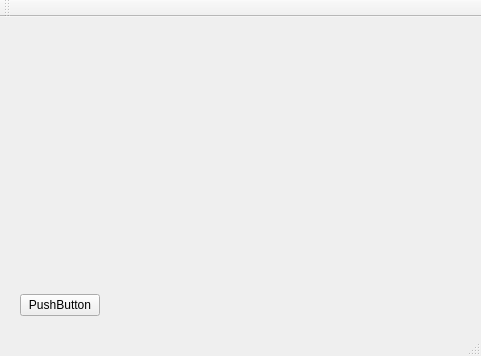
<?xml version="1.0" encoding="UTF-8"?>
<ui version="4.0">
 <class>MainWindow</class>
 <widget class="QMainWindow" name="MainWindow">
  <property name="geometry">
   <rect>
    <x>0</x>
    <y>0</y>
    <width>481</width>
    <height>356</height>
   </rect>
  </property>
  <property name="windowTitle">
   <string>MainWindow</string>
  </property>
  <widget class="QWidget" name="centralWidget">
   <property name="sizePolicy">
    <sizepolicy hsizetype="Preferred" vsizetype="Preferred">
     <horstretch>0</horstretch>
     <verstretch>0</verstretch>
    </sizepolicy>
   </property>
   <widget class="QWidget" name="layoutWidget">
    <property name="geometry">
     <rect>
      <x>9</x>
      <y>9</y>
      <width>461</width>
      <height>301</height>
     </rect>
    </property>
    <layout class="QVBoxLayout" name="verticalLayout">
     <item>
      <widget class="QLabel" name="label_2">
       <property name="text">
        <string/>
       </property>
      </widget>
     </item>
     <item>
      <spacer name="verticalSpacer">
       <property name="orientation">
        <enum>Qt::Vertical</enum>
       </property>
       <property name="sizeHint" stdset="0">
        <size>
         <width>20</width>
         <height>40</height>
        </size>
       </property>
      </spacer>
     </item>
     <item>
      <layout class="QHBoxLayout" name="horizontalLayout_2">
       <item>
        <widget class="QPushButton" name="pushButton">
         <property name="text">
          <string>PushButton</string>
         </property>
        </widget>
       </item>
       <item>
        <spacer name="horizontalSpacer">
         <property name="orientation">
          <enum>Qt::Horizontal</enum>
         </property>
         <property name="sizeHint" stdset="0">
          <size>
           <width>40</width>
           <height>20</height>
          </size>
         </property>
        </spacer>
       </item>
       <item>
        <widget class="QLabel" name="label">
         <property name="font">
          <font>
           <pointsize>12</pointsize>
           <weight>75</weight>
           <italic>false</italic>
           <bold>true</bold>
          </font>
         </property>
         <property name="text">
          <string/>
         </property>
         <property name="alignment">
          <set>Qt::AlignCenter</set>
         </property>
        </widget>
       </item>
       <item>
        <spacer name="horizontalSpacer_2">
         <property name="orientation">
          <enum>Qt::Horizontal</enum>
         </property>
         <property name="sizeHint" stdset="0">
          <size>
           <width>40</width>
           <height>20</height>
          </size>
         </property>
        </spacer>
       </item>
      </layout>
     </item>
    </layout>
   </widget>
  </widget>
  <widget class="QToolBar" name="mainToolBar">
   <attribute name="toolBarArea">
    <enum>TopToolBarArea</enum>
   </attribute>
   <attribute name="toolBarBreak">
    <bool>false</bool>
   </attribute>
  </widget>
  <widget class="QStatusBar" name="statusBar"/>
 </widget>
 <layoutdefault spacing="6" margin="11"/>
 <resources/>
 <connections/>
</ui>
